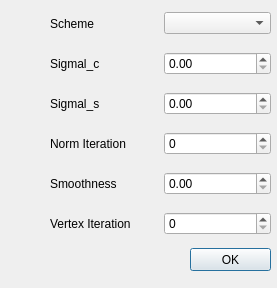
<?xml version="1.0" encoding="UTF-8"?>
<ui version="4.0">
 <class>BilaterialNormalFiltering</class>
 <widget class="QDialog" name="BilaterialNormalFiltering">
  <property name="geometry">
   <rect>
    <x>0</x>
    <y>0</y>
    <width>277</width>
    <height>288</height>
   </rect>
  </property>
  <property name="windowTitle">
   <string>Dialog</string>
  </property>
  <widget class="QPushButton" name="okButton">
   <property name="geometry">
    <rect>
     <x>190</x>
     <y>248</y>
     <width>81</width>
     <height>23</height>
    </rect>
   </property>
   <property name="text">
    <string>OK</string>
   </property>
  </widget>
  <widget class="QWidget" name="horizontalLayoutWidget">
   <property name="geometry">
    <rect>
     <x>50</x>
     <y>88</y>
     <width>221</width>
     <height>31</height>
    </rect>
   </property>
   <layout class="QHBoxLayout" name="horizontalLayout">
    <item>
     <widget class="QLabel" name="label_c">
      <property name="text">
       <string>Sigmal_s</string>
      </property>
     </widget>
    </item>
    <item>
     <widget class="QDoubleSpinBox" name="doubleSpinBox_c"/>
    </item>
   </layout>
  </widget>
  <widget class="QWidget" name="horizontalLayoutWidget_2">
   <property name="geometry">
    <rect>
     <x>50</x>
     <y>48</y>
     <width>221</width>
     <height>31</height>
    </rect>
   </property>
   <layout class="QHBoxLayout" name="horizontalLayout_2">
    <item>
     <widget class="QLabel" name="label_s">
      <property name="text">
       <string>Sigmal_c</string>
      </property>
     </widget>
    </item>
    <item>
     <widget class="QDoubleSpinBox" name="doubleSpinBox_s"/>
    </item>
   </layout>
  </widget>
  <widget class="QWidget" name="horizontalLayoutWidget_3">
   <property name="geometry">
    <rect>
     <x>50</x>
     <y>8</y>
     <width>221</width>
     <height>31</height>
    </rect>
   </property>
   <layout class="QHBoxLayout" name="horizontalLayout_3">
    <item>
     <widget class="QLabel" name="label_scheme">
      <property name="text">
       <string>Scheme</string>
      </property>
     </widget>
    </item>
    <item>
     <widget class="QComboBox" name="comboBox_scheme"/>
    </item>
   </layout>
  </widget>
  <widget class="QWidget" name="horizontalLayoutWidget_4">
   <property name="geometry">
    <rect>
     <x>50</x>
     <y>128</y>
     <width>221</width>
     <height>31</height>
    </rect>
   </property>
   <layout class="QHBoxLayout" name="horizontalLayout_4">
    <item>
     <widget class="QLabel" name="label_norm_iteration">
      <property name="text">
       <string>Norm Iteration</string>
      </property>
     </widget>
    </item>
    <item>
     <widget class="QSpinBox" name="spinBox_norm_iteration"/>
    </item>
   </layout>
  </widget>
  <widget class="QWidget" name="horizontalLayoutWidget_5">
   <property name="geometry">
    <rect>
     <x>50</x>
     <y>168</y>
     <width>221</width>
     <height>31</height>
    </rect>
   </property>
   <layout class="QHBoxLayout" name="horizontalLayout_5">
    <item>
     <widget class="QLabel" name="label_smoothness">
      <property name="text">
       <string>Smoothness</string>
      </property>
     </widget>
    </item>
    <item>
     <widget class="QDoubleSpinBox" name="doubleSpinBox_smoothness"/>
    </item>
   </layout>
  </widget>
  <widget class="QWidget" name="horizontalLayoutWidget_6">
   <property name="geometry">
    <rect>
     <x>50</x>
     <y>208</y>
     <width>221</width>
     <height>31</height>
    </rect>
   </property>
   <layout class="QHBoxLayout" name="horizontalLayout_6">
    <item>
     <widget class="QLabel" name="label_vertex_iteration">
      <property name="text">
       <string>Vertex Iteration</string>
      </property>
     </widget>
    </item>
    <item>
     <widget class="QSpinBox" name="spinBox_vertex_iteration"/>
    </item>
   </layout>
  </widget>
 </widget>
 <resources/>
 <connections>
  <connection>
   <sender>okButton</sender>
   <signal>clicked()</signal>
   <receiver>BilaterialNormalFiltering</receiver>
   <slot>accept()</slot>
   <hints>
    <hint type="sourcelabel">
     <x>278</x>
     <y>253</y>
    </hint>
    <hint type="destinationlabel">
     <x>96</x>
     <y>254</y>
    </hint>
   </hints>
  </connection>
 </connections>
</ui>
